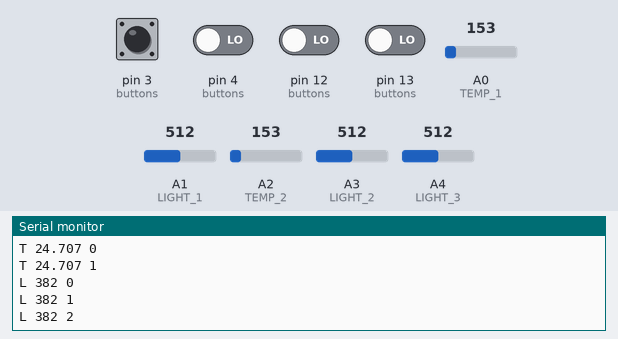
The sketch below on a simulated Arduino Uno, built with avr-gcc and run on an emulated ATmega328P. Parts: the last lines printed to the serial monitor. Inputs (shaded band) come from the test bench; at power-on: pin 3 (buttons), pin 4 (buttons), pin 12 (buttons), pin 13 (buttons) LOW, A0 (TEMP_1) = 153, A2 (TEMP_2) = 153, A1 (LIGHT_1) = 512, A3 (LIGHT_2) = 512, A4 (LIGHT_3) = 512.

Above: at 1.2 s.
1.3 s: pin 3 (buttons) pulled HIGH for 0.15 s
At 1.9 s:
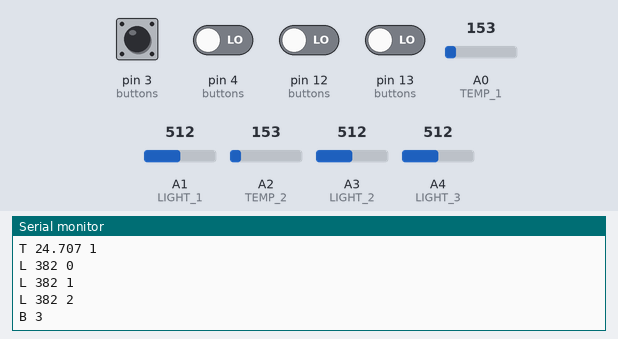
2.9 s: A0 (TEMP_1) set to 165
At 3.8 s:
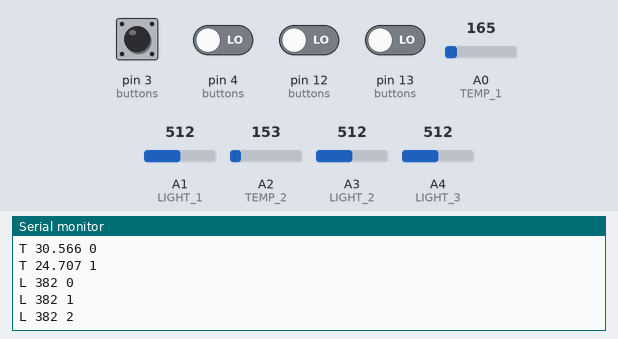
4.4 s: A2 (TEMP_2) set to 165
5.9 s: A1 (LIGHT_1) set to 716
At 6.7 s:
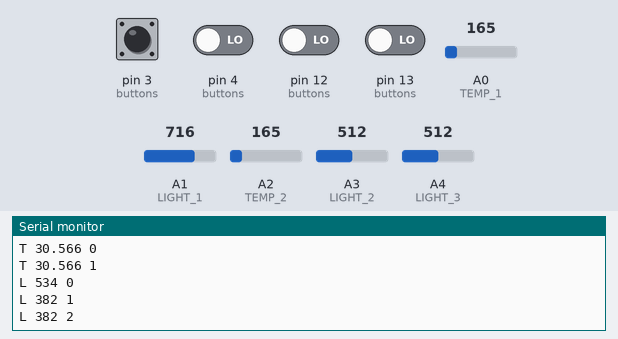
7.4 s: A3 (LIGHT_2) set to 716
At 8.7 s:
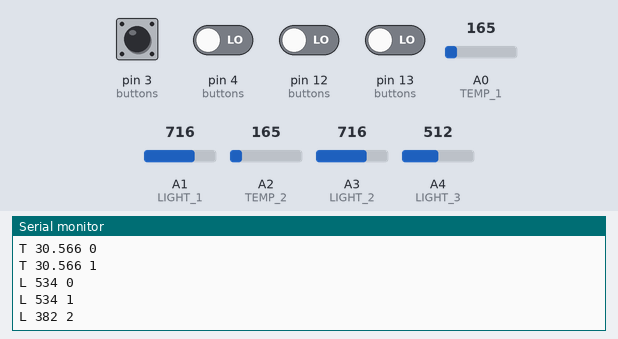
8.9 s: A4 (LIGHT_3) set to 716
At 9.8 s:
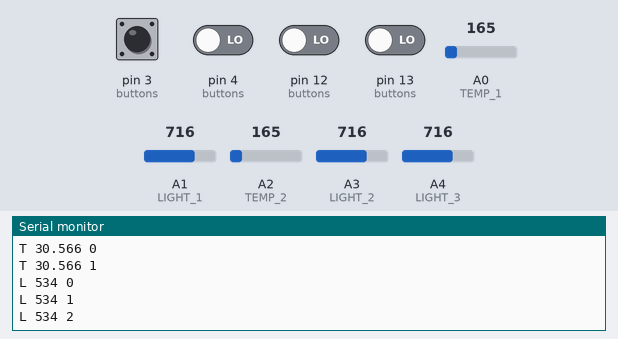
Timing chart, 0 to 11.4 s (numbered marks = the images above; inputs shaded):
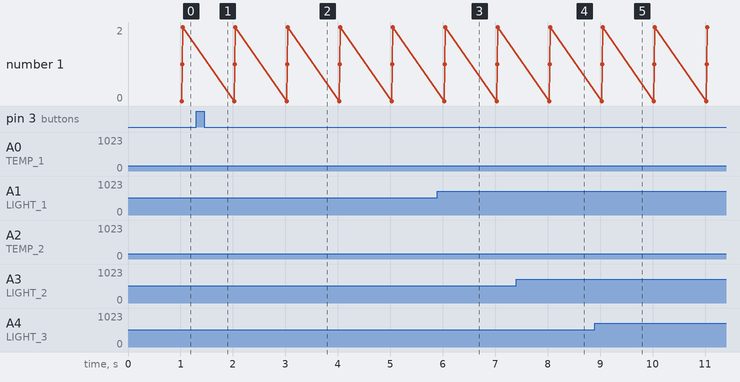

The sketch:

send-serial.ino
```cpp
#include <stdio.h>

#define BUTTON_1 13 // Row 1
#define BUTTON_2 12 // Row 1
#define BUTTON_3 4  // Row 2
#define BUTTON_4 3  // Row 2

#define TEMP_1 A0   // Row 1
#define LIGHT_1 A1  // Row 1
#define TEMP_2 A2   // Row 2
#define LIGHT_2 A3  // Row 2
#define LIGHT_3 A4  // Professor desk

unsigned long previousTime = 0;
unsigned long interval = 1000;
int lightMin = 0;
int lightMax = 1023;

int buttons[] = {BUTTON_1, BUTTON_2, BUTTON_3, BUTTON_4};
int lastButtonStates[4] = {LOW, LOW, LOW, LOW};

void setup() {
    Serial.begin(9600);
    // Calibration Phase
}

void loop() {
    unsigned long currentTime = millis();

    if (currentTime - previousTime >= interval) {
        int temp_val1 = analogRead(TEMP_1);
        int temp_val2 = analogRead(TEMP_2);

        int light_val1 = analogRead(LIGHT_1);
        int light_val2 = analogRead(LIGHT_2);
        int light_val3 = analogRead(LIGHT_3);

        sendTemp(temp_val1, 0);
        sendTemp(temp_val2, 1);
        sendLightLevel(light_val1, 0);
        sendLightLevel(light_val2, 1);
        sendLightLevel(light_val3, 2);
        previousTime = currentTime;
    }

  	for(int i = 0; i < sizeof(buttons) / sizeof(buttons[0]); i++) {
        	read_seat(i);
        }
}

void read_seat(int i) {
  	int reading = digitalRead(buttons[i]);
	if (reading != lastButtonStates[i]) {
      	delay(25); // Debounce time
      	reading = digitalRead(buttons[i]);
      	if (reading != lastButtonStates[i]) {
    		if (reading == HIGH) {
       			Serial.println("B " + String(i));
    		}
        }
   	}
  	lastButtonStates[i] = reading;
}

void sendTemp(int tempValue, int row_n){
    float voltage = tempValue * 5.0 / 1024.0;
    float temperatureC = (voltage - 0.5) * 100.0;
    String tempMessage = "T " + String(temperatureC, 3) + " " + String(row_n);

    Serial.println(tempMessage);
}

void sendLightLevel(int lightValue, int row_n){
    lightValue = constrain(lightValue, lightMin, lightMax);
    int brightness = map(lightValue, 0, 134, 0, 100);
    String lightMessage = "L " + String(brightness) + " " +String(row_n);

    Serial.println(lightMessage);
}
```

Measured:
- after the input at 1.3 s, the serial monitor: prints a new line at once (image 1)
- after the input at 2.9 s, the serial monitor: prints a new line after 0.10 s (image 2)
- after the input at 5.9 s, the serial monitor: prints a new line after 0.13 s (image 3)
- after the input at 7.4 s, the serial monitor: prints a new line after 0.64 s (image 4)
- after the input at 8.9 s, the serial monitor: prints a new line after 0.15 s (image 5)
